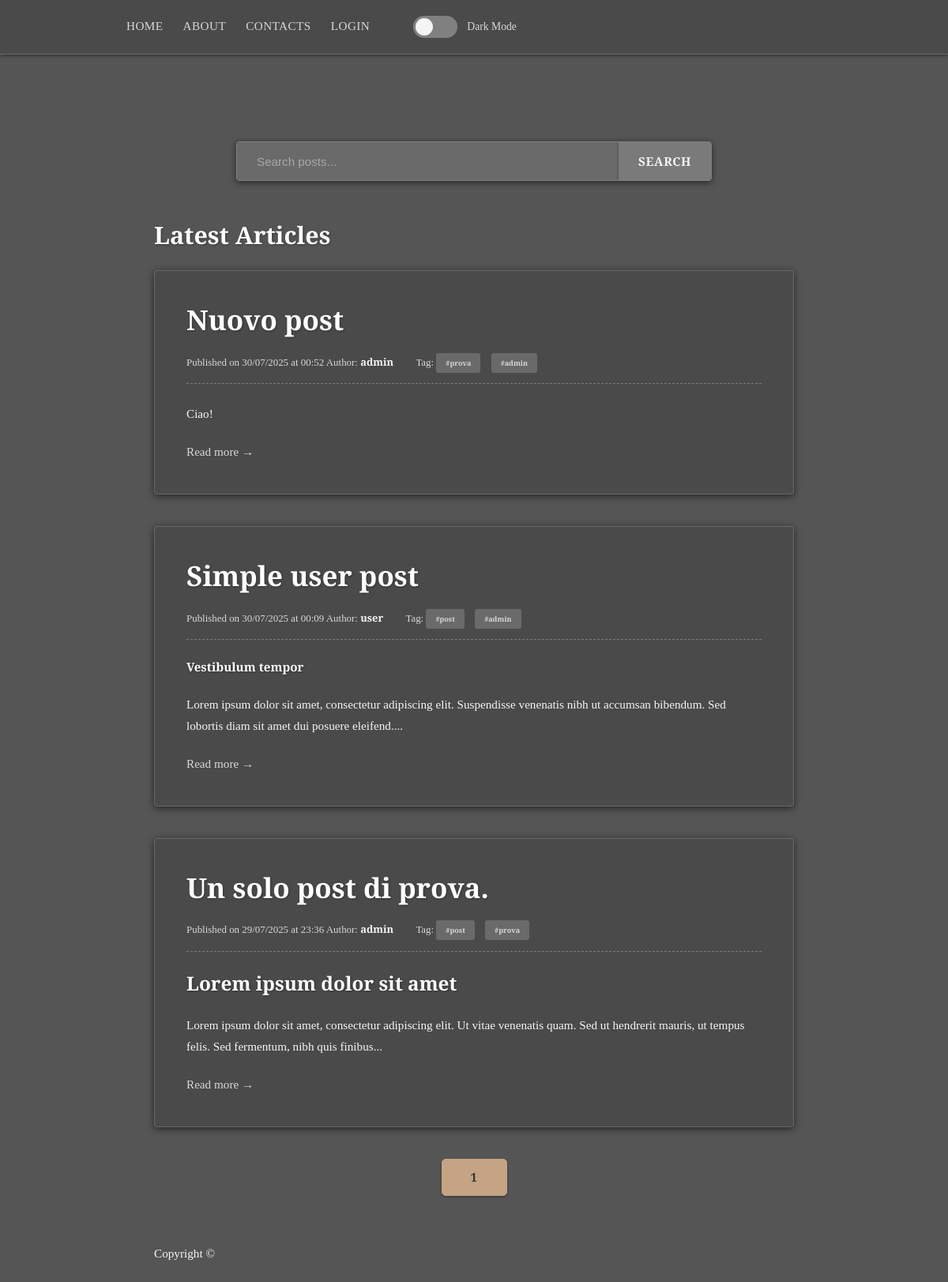
/index, run on the app's committed database.
### app.py (models this page shows, shortened)
class Post(db.Model):
    id = db.Column(db.Integer, primary_key=True)
    title = db.Column(db.String(200), nullable=False)
    content = db.Column(db.Text, nullable=False)
    creation_date = db.Column(db.DateTime, default=datetime.now())
    user_id = db.Column(db.Integer, db.ForeignKey('user.id'), nullable=False)
    image_file = db.Column(db.String(28), nullable=True, default=None)
    tags = db.relationship('Tag', secondary=post_tags, backref=db.backref('posts', lazy='dynamic'))

class User(db.Model, UserMixin):
    id = db.Column(db.Integer, primary_key=True)
    is_admin = db.Column(db.Boolean, default=False)
    is_banned = db.Column(db.Boolean, default=False, nullable=False)
    username = db.Column(db.String(28), unique=True, nullable=False)
    email = db.Column(db.String(120), unique=True, nullable=False)
    password_hash = db.Column(db.String(128), nullable=False)
    profile_picture = db.Column(db.String(50), nullable=False, default='default.png')
    role = db.Column(db.String(20), default="contributor", nullable=False)
    bio = db.Column(db.Text, nullable=True)
    link = db.Column(db.String(255), nullable=True)
    post = db.relationship('Post', backref='author', lazy='dynamic')

class Tag(db.Model):
    id = db.Column(db.Integer, primary_key=True)
    tag_name = db.Column(db.String(28), nullable=False, unique=True)

### app.py (the view)
@app.route('/')
@app.route('/index')
def index():
    page = request.args.get('page', 1, type=int)
    search_query = request.args.get('q', type=str)
    if search_query:
        posts = Post.query.filter(
            (Post.title.ilike(f'%{search_query}%')) |
            (Post.content.ilike(f'%{search_query}%'))
        ).order_by(Post.creation_date.desc()).paginate(page=page, per_page=5)
        return render_template('index.html', posts=posts, search_query=search_query)
    else:
        posts = Post.query.order_by(Post.creation_date.desc()).paginate(page=page, per_page=5)
        return render_template('index.html', posts=posts, search_query="")

### templates/index.html (shortened to what this page needs)
{% extends "base.html" %}
{% block content %}
<div class="container">
    <div class="search-bar-container">
        <form method="GET" action="{{ url_for('index') }}" class="search-form">
            <input type="text" name="q" placeholder="Search posts..." value="{{ search_query }}" class="search-input">
            <button type="submit" class="btn search-button">Search</button>
        </form>
    </div>
    <h2>
        {% if search_query %}
        Search Results for "{{ search_query }}" ({{ posts.total }} posts found)
        {% else %}
        Latest Articles
        {% endif %}
    </h2>
    {% for post in posts.items %}
    <article class="blog-post">
        <h2><a href="{{ url_for('view_post', post_id=post.id)}}">{{ post.title }}</a></h2>
        <p class="meta">
            Published on {{ post.creation_date.strftime('%d/%m/%Y at %H:%M') }} Author:
            <a href="{{ url_for('user_profile', username=post.author.username) }}">{{ post.author.username }}</a>
            {% if post.tags %}
            <span class="tags">
                Tag:
                {% for tag in post.tags %}
                <a href="{{ url_for('posts_by_tags', tag_name=tag.tag_name) }}">#{{ tag.tag_name }}</a>
                {% endfor %}
            </span>
            {% endif %}
        </p>
        <p>{{ post.content | truncate(200) | safe }}</p>
        <a href="{{ url_for('view_post', post_id=post.id)}}" class="read-more">Read more &rarr;</a>
    </article>
    {% else %}
    <p>No post available.</p>
    {% endfor %}
    <div class="pagination">
        {% for page_num in posts.iter_pages(left_edge=1, right_edge=1, left_current=2, right_current=2) %}
        {% if page_num %}
        {% if posts.page == page_num %}
        <a href="{{ url_for('index', page=page_num, q=search_query) }}" class="btn active">{{ page_num }}</a>
        {% else %}
        <a href="{{ url_for('index', page=page_num, q=search_query) }}" class="btn">{{ page_num }}</a>
        {% endif %}
        {% else %}
        <span>...</span>
        {% endif %}
        {% endfor %}
    </div>
    {% endblock %}

### templates/base.html (shortened to what this page needs)
<!DOCTYPE html>
<html lang="en">
<head>
    <link rel="stylesheet" href="{{ url_for('static', filename='css/noir.css') }}">
</head>
<body>
    <header class="navbar">
        <nav>
            <div class="container">
                <ul class="nav-items">
                    <li><a href="{{ url_for('index') }}">Home</a></li>
                    <li><a href="{{ url_for('about') }}">About</a></li>
                    <li><a href="{{ url_for('contact') }}">Contacts</a></li>
                    {% if current_user.is_authenticated %}
                    <li><a href="{{ url_for('dashboard') }}">Dashboard</a></li>
                    <li><a href="{{ url_for('logout') }}">Logout</a></li>
                    {% else %}
                    <li><a href="{{ url_for('login') }}">Login</a></li>
                    {% endif %}
                    <li class="theme-switch-wrapper">
                        <label class="theme-switch" for="checkbox">
                            <div class="slider round"></div>
                        </label>
                        <span class="theme-text">Dark Mode</span>
                    </li>
                </ul>
            </div>
        </nav>
    </header>
    <div class="container">
        {% block content %} {% endblock %}
        <footer>
            <p>Copyright &copy;</p>
        </footer>
</body>
</html>

### data on the page
Post: title "Nuovo post", creation_date "30/07/2025 at 00:52", author.username "admin", content "Ciao!"
Tag: tag_name "prova"
Tag: tag_name "admin"
Post: title "Simple user post", creation_date "30/07/2025 at 00:09", author.username "user", content "Vestibulum tempor Lorem ipsum dolor sit amet, consectetur adipiscing elit. Suspendisse venenatis nibh ut accumsan bibendum. Sed lobortis diam sit amet dui posuere eleifend...."
Tag: tag_name "post"
Post: title "Un solo post di prova.", creation_date "29/07/2025 at 23:36", author.username "admin", content "Lorem ipsum dolor sit amet Lorem ipsum dolor sit amet, consectetur adipiscing elit. Ut vitae venenatis quam. Sed ut hendrerit mauris, ut tempus felis. Sed fermentum, nibh quis finibus..."

### other printed values
{{ page_num }} "1"
